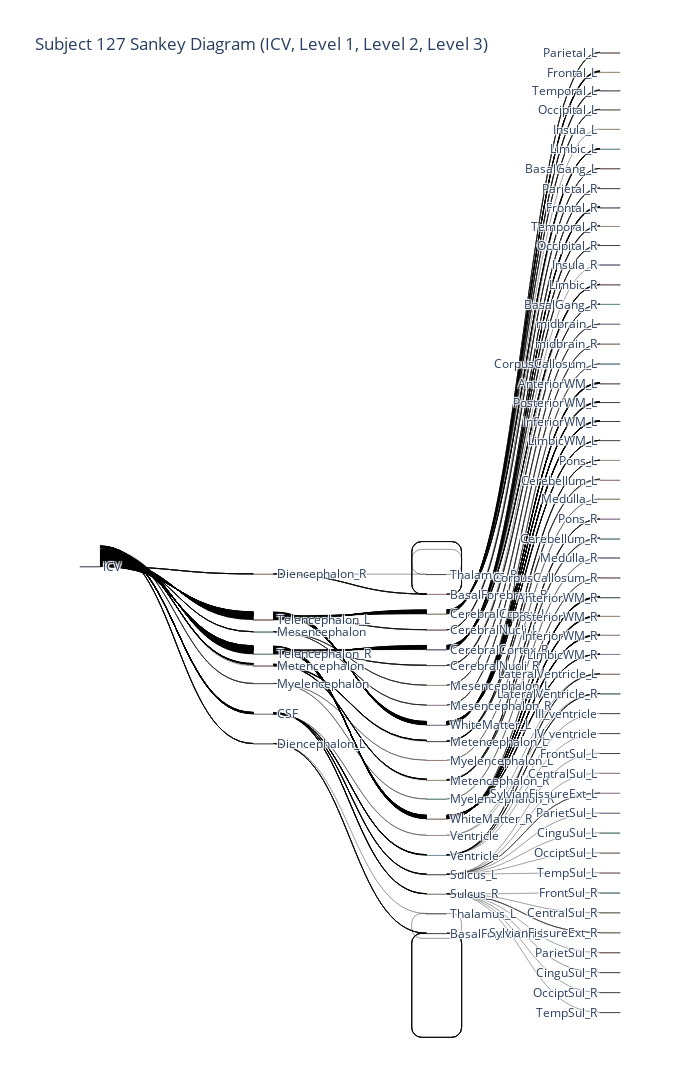

Notebook code for this chart:
### Code cell
# get source, targets, values for Sankey Diagram 
df = subjectData
labels = pd.concat([df[column] for column in ['icv', 'level1', 'level2', 'level3']]).unique()
label_index = {label: i for i, label in enumerate(labels)}
sources, targets, values = [], [], []
for i, row in df.iterrows():
    path = row[['icv', 'level1', 'level2', 'level3']]
    volume = row['comp']
    for j in range(len(path) - 1):
        sources.append(label_index[path[j]])
        targets.append(label_index[path[j + 1]])
        values.append(volume)

#Sankey diagram
fig = go.Figure(go.Sankey(
    node=dict(label=labels.tolist()),
    link=dict(source=sources,
              target=targets,
              value=values),
),)
fig.update_layout(width=700, height=1200, title = 'Subject 127 Sankey Diagram (ICV, Level 1, Level 2, Level 3)')
fig.show()

### Figure 1 — Plotly figure (JSON) as saved in the notebook; plotly's stock layout.template omitted (floating-point values rounded to 4 significant figures; data arrays with more than 128 entries replaced by an {"elided": "..."} marker saying what was removed)
{"data": [{"link": {"source": {"elided": "840 int values"}, "target": {"elided": "840 int values"}, "value": {"elided": "840 float values"}}, "node": {"label": ["ICV", "Telencephalon_L", "Telencephalon_R", "Diencephalon_L", "Diencephalon_R", "Mesencephalon", "Metencephalon", "Myelencephalon", "CSF", "CerebralCortex_L", "CerebralCortex_R", "CerebralNucli_L", "CerebralNucli_R", "Thalamus_L", "Thalamus_R", "BasalForebrain_L", "BasalForebrain_R", "Mesencephalon_L", "Mesencephalon_R", "Metencephalon_R", "Metencephalon_L", "Myelencephalon_L", "Myelencephalon_R", "WhiteMatter_L", "WhiteMatter_R", "Ventricle", "Sulcus_L", "Sulcus_R", "Ventricle ", "Frontal_L", "Frontal_R", "Parietal_L", "Parietal_R", "Temporal_L", "Temporal_R", "Limbic_L", "Limbic_R", "Occipital_L", "Occipital_R", "Insula_L", "Insula_R", "BasalGang_L", "BasalGang_R", "midbrain_L", "midbrain_R", "Cerebellum_R", "Cerebellum_L", "Pons_L", "Pons_R", "Medulla_L", "Medulla_R", "AnteriorWM_L", "AnteriorWM_R", "PosteriorWM_L", "PosteriorWM_R", "CorpusCallosum_L", "CorpusCallosum_R", "InferiorWM_L", "InferiorWM_R", "LimbicWM_L", "LimbicWM_R", "LateralVentricle_L", "LateralVentricle_R", "III_ventricle", "FrontSul_L", "FrontSul_R", "CentralSul_L", "CentralSul_R", "SylvianFissureExt_L", "SylvianFissureExt_R", "ParietSul_L", "ParietSul_R", "CinguSul_L", "CinguSul_R", "OcciptSul_L", "OcciptSul_R", "TempSul_L", "TempSul_R", "IV_ventricle"]}, "type": "sankey"}], "layout": {"height": 1200, "title": {"text": "Subject 127 Sankey Diagram (ICV, Level 1, Level 2, Level 3)"}, "width": 700}}
